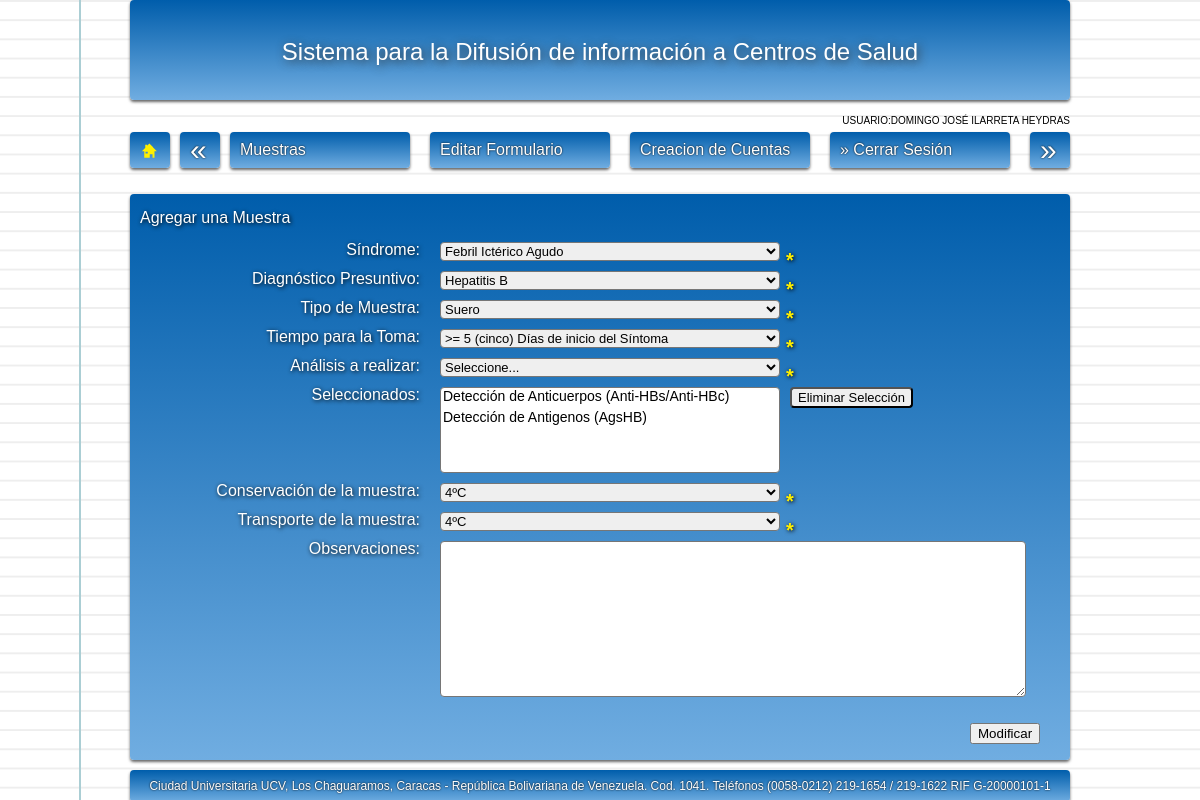
Screenshot of /m_formulario2.php?muestra=2 (signed in) with the database file from the repository.
### tables this page shows
CREATE TABLE IF NOT EXISTS `muestra` (
  `id` int(200) NOT NULL AUTO_INCREMENT,
  `sindrome` varchar(300) NOT NULL,
  `diagnostico_presuntivo` varchar(300) NOT NULL,
  `tipo` varchar(300) NOT NULL,
  `tiempo` varchar(300) NOT NULL,
  `conservacion` varchar(300) NOT NULL,
  `transporte` varchar(300) NOT NULL,
  `observaciones` varchar(1500) NOT NULL,
  PRIMARY KEY (`id`)
);

### m_formulario2.php (the view, shortened to what this page needs)
<?php
$nombre_usuario =$_SESSION['nombre_usuario'];
$privilegio = $_SESSION['privilegio'];
	if($privilegio=="0"){
?>
<!DOCTYPE html PUBLIC "-//W3C//DTD XHTML 1.0 Transitional//EN" "http://www.w3.org/TR/xhtml1/DTD/xhtml1-transitional.dtd">
<html xmlns="http://www.w3.org/1999/xhtml">
<head>
<link rel="stylesheet" href="css/estilos.css">
<link rel="stylesheet" href="css/default.css">
<link rel="stylesheet" href="css/960/960.css">
<link rel="stylesheet" href="css/960/text.css">
<link rel="stylesheet" href="css/960/reset.css">
<?php include ('funciones.php'); ?>
</head>
<body class="hoja">
<div class="container_16">
<?php echo '<br /><div class="grid_16" style="text-align:right; font-size:10px;">USUARIO:'; echo $nombre_usuario . "</div>";?>
<?php
$muestra=$_GET['muestra'];
include('conexion/conexion.php');
					$sql="SELECT * FROM muestra WHERE id='$muestra'";
					$seleccion=mysql_query($sql,$conexion);
					while ($row = mysql_fetch_array($seleccion)){
					$campo2=$row["sindrome"];
					$campo3=$row["diagnostico_presuntivo"];
					$campo4=$row["tipo"];
					$campo5=$row["tiempo"];
					$campo6=$row["conservacion"];
					$campo7=$row["transporte"];
					$campo8=$row["observaciones"];
					}
?>
	<div class="grid_16">
    	<form class="form margen" action="bd_acciones.php" method="post" name="" id="formulario" onsubmit="return controles(this.value);">
        <br />
        	<fieldset><legend class="grid_7">Agregar una Muestra</legend>
            	<br />
                <br />
            	<div class="grid_16 alpha">
                <label class="grid_5">Síndrome:</label>
                <select class="grid_6" name="sindrome" id="sindrome" onchange="showselect(this.value); unico(this);">
                	<option><?php echo $campo2; ?></option>
                </select>
                <strong class="strong">*</strong>
                </div>
                <div class="grid_16 alpha" id="dependiente">
                <label class="grid_5">Diagnóstico Presuntivo:</label>
                <select class="grid_6" name="diagnostico_presuntivo" id="diagnostico_presuntivo" onchange="unico(this);">
                	<option><?php echo $campo3; ?></option>
                </select>
                <strong class="strong">*</strong>
                </div>
                <div class="grid_16 alpha" id="dependiente_2">
                <label class="grid_5">Tipo de Muestra:</label>
                <select class="grid_6" name="tipo" id="tipo" onchange="unico(this);">
                	<option><?php echo $campo4; ?></option>
                </select>
                <strong class="strong">*</strong>
                </div>
                <div class="grid_16 alpha">
                <label class="grid_5">Tiempo para la Toma:</label>
                <select class="grid_6" name="tiempo" id="tiempo" onchange="unico(this);">
                	<option><?php echo $campo5; ?></option>
                </select>
                <strong class="strong">*</strong>
                </div>
                <div class="grid_16 alpha">
                <label class="grid_5">Análisis a realizar:</label>
                <select class="grid_6" name="analisis" id="analisis" onchange="showselect_3(this.value); unico(this);">
                	<option>Seleccione...</option>
                </select>
                <strong class="strong">*</strong>
                </div>
                <div class="grid_16 alpha" id="dependiente_3">
                <label class="grid_5">Seleccionados:</label>
                <select class="grid_6" name="multiple[]" multiple="multiple" onchange="unico(this);">
                <?php
					include('conexion/conexion.php');
					$sql="SELECT * FROM opc_analisis_muestras WHERE cod_muestra='$muestra' ORDER BY analisis_muestras";
					$seleccion=mysql_query($sql,$conexion);
					while ($row = mysql_fetch_array($seleccion)){
					$campo1=$row["analisis_muestras"];
					$campo2=$row["id"];
					echo '<option class="formulario" value="'. $campo2 .'">'. $campo1 .'</option>';
					}
					?>
                </select>
                <input type="button" value="Eliminar Selección" onclick="showselect_4(this.value)">
                </div>
                <div class="grid_16 alpha">
                <label class="grid_5">Conservación de la muestra:</label>
                <select class="grid_6" name="conservacion" id="conservacion" onchange="unico(this);">
                	<option><?php echo $campo6; ?></option>
                </select>
                <strong class="strong">*</strong>
                </div>
                <div class="grid_16 alpha">
                <label class="grid_5">Transporte de la muestra:</label>
                <select class="grid_6" name="transporte" id="transporte" onchange="unico(this);">
                	<option><?php echo $campo7; ?></option>
                </select>
                <strong class="strong">*</strong>
                </div>
                <div class="grid_16 alpha">
                <label class="grid_5">Observaciones:</label>
                <textarea class="grid_10 textarea" name="observaciones"><?php if($campo8!=""){echo $campo8; } ?></textarea>
                </div>
                <br />
                <div class="grid_2 alpha prefix_14">
                <button name="accion" id="modificar" type="submit" value="modificar_m">Modificar</button>
                <br />
                <br />
                </div>
            </fieldset>
        </form>
    </div>
</body>
</html>
<?php }else {echo '<html><head><meta http-equiv="REFRESH" content="0; url=index.php"></head></html>';}?>

### css/estilos.css (style rules this page uses)
body { font-family:'Arial'; }
.hoja { background-color: #fff; background-image: linear-gradient(90deg, transparent 79px, #abced4 79px, #abced4 81px, transparent 81px),linear-gradient(#eee .1em, transparent .1em); background-size: 100% 1.2em; }
label { text-align:right; font-size:16px; color:#FFF; font-weight:normal; }
fieldset { color:#FFFFFF; text-shadow: 1px 1px 4px #000000; }
fieldset legend, { color:#FFF; font-size:20px; text-shadow: 1px 1px 4px #000000; }
select, input, textarea { margin-bottom: 10px; font-size:13px; -webkit-border-radius: 4px; -moz-border-radius: 4px; border-radius: 4px; font-family:'Arial'; }
option { height: 20px; font-size:14px; }
.margen { margin-top: 10px; margin-bottom: 10px; }
.form { -webkit-border-radius: 4px; -moz-border-radius: 4px; border-radius: 4px; -webkit-box-shadow: #666 0px 2px 3px; -moz-box-shadow: #666 0px 2px 3px; box-shadow: #666 0px 2px 3px; background: #005DAB; background: -webkit-gradient(linear, 0 0, 0 bottom, from(#005DAB), to(#70ADE1)); background: -webkit-linear-gradient(#005DAB, #70ADE1); background: -moz-linear-gradient(#005DAB, #70ADE1); background: -ms-linear-gradient(#005DAB, #70ADE1); background: -o-linear-gradient(#005DAB, #70ADE1); background: linear-gradient(#005DAB, #70ADE1); -pie-background: linear-gradient(#005DAB, #70ADE1); }
.strong { float:left; color:#FFF000; margin: 0px 0px 0px -10px; padding: 8px 6px 0px 6px; font-size:20px; }
.textarea { height: 150px; }

### css/960/960.css (style rules this page uses)
.container_12, .container_16 { margin-left: auto; margin-right: auto; width: 960px; }
.grid_1, .grid_2, .grid_3, .grid_4, .grid_5, .grid_6, .grid_7, .grid_8, .grid_9, .grid_10, .grid_11, .grid_12, .grid_13, .grid_14, .grid_15, .grid_16 { display: inline; float: left; margin-left: 10px; margin-right: 10px; }
.container_12 .grid_12, .container_16 .grid_16 { width: 940px; }
.alpha { margin-left: 0; }
.container_16 .grid_2 { width: 100px; }
.container_16 .grid_5 { width: 280px; }
.container_16 .grid_6 { width: 340px; }
.container_16 .grid_7 { width: 400px; }
.container_16 .grid_10 { width: 580px; }
.container_16 .prefix_14 { padding-left: 840px; }

### css/960/text.css (style rules this page uses)
body { font: 13px/1.5 Helvetica, Arial, 'Liberation Sans', FreeSans, sans-serif; }
p, dl, hr, h1, h2, h3, h4, h5, h6, ol, ul, pre, table, address, fieldset { margin-bottom: 20px; }

### rows the page displays
muestra: sindrome "Febril Ictérico Agudo", diagnostico_presuntivo "Hepatitis B", tipo "Suero", tiempo ">= 5 (cinco) Días de inicio del Síntoma", conservacion "4ºC", transporte "4ºC"

### other values shown
$nombre_usuario "DOMINGO JOSÉ ILARRETA HEYDRAS"
$pie "Ciudad Universitaria UCV, Los Chaguaramos, Caracas - República Bolivariana de Venezuela. Cod. 1041. Teléfonos (0058-0212) 219-1654 / 219-1622 RIF G-20000101-1"
